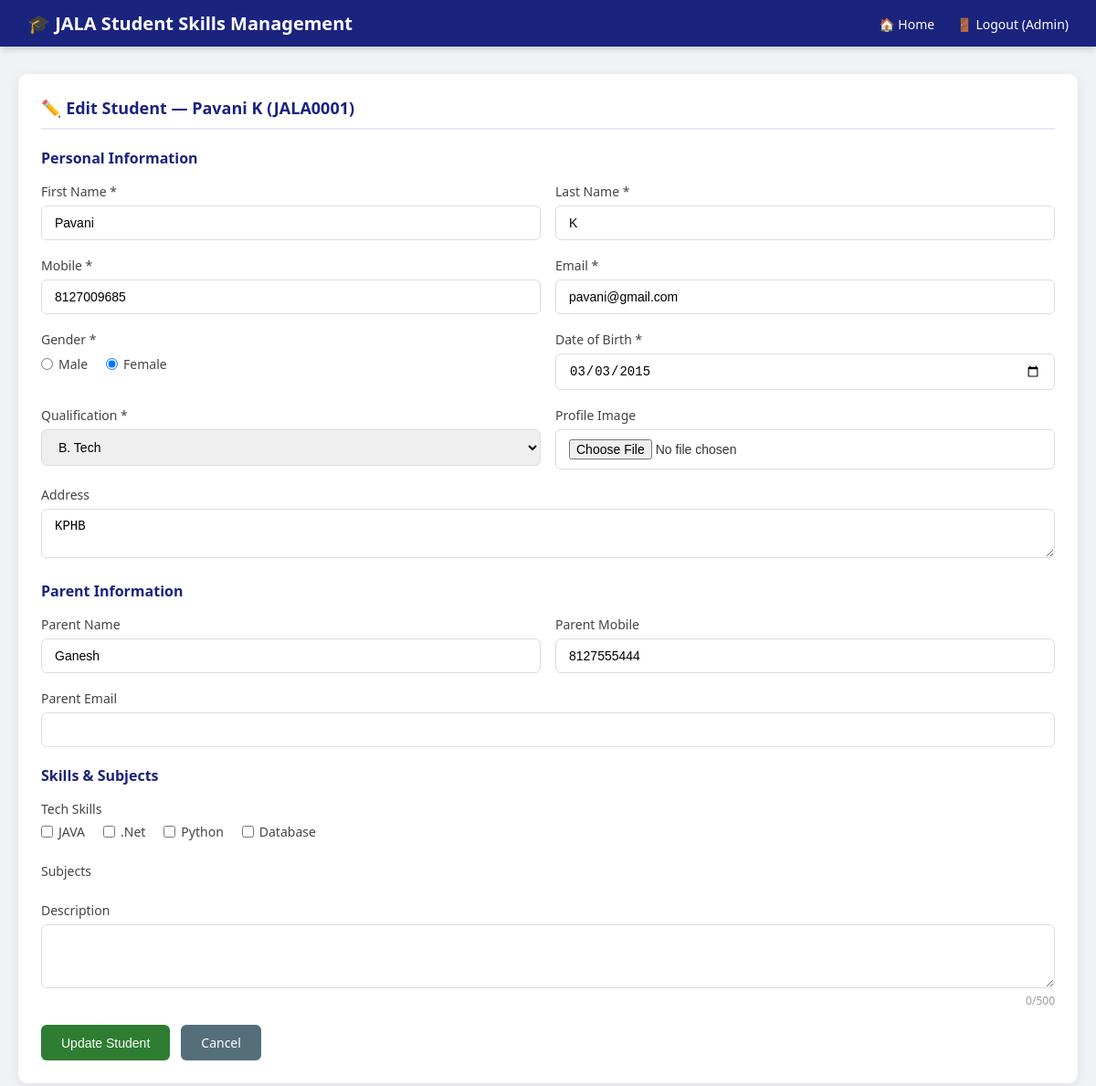
The app's page /edit/1/ (signed in) with its own data.
### students/models.py (models this page shows, shortened)
class Student(models.Model):
    QUALIFICATION_CHOICES = [('B.Tech','B. Tech'),('MCA','MCA'),('Graduation','Graduation'),('Post-Graduation','Post-Graduation'),('MBA','MBA'),('Others','Others')]
    GENDER_CHOICES = [('Male','Male'),('Female','Female')]
    STATUS_CHOICES = [('Active','Active'),('Inactive','Inactive')]
    roll_number = models.CharField(max_length=20, unique=True, blank=True)
    first_name = models.CharField(max_length=100)
    last_name = models.CharField(max_length=100)
    mobile_number = models.CharField(max_length=15)
    email = models.EmailField(unique=True)
    gender = models.CharField(max_length=10, choices=GENDER_CHOICES)
    dob = models.DateField()
    qualification = models.CharField(max_length=20, choices=QUALIFICATION_CHOICES)
    skill_java = models.BooleanField(default=False)
    skill_dotnet = models.BooleanField(default=False)
    skill_python = models.BooleanField(default=False)
    skill_database = models.BooleanField(default=False)
    profile_image = models.ImageField(upload_to='profiles/', blank=True, null=True)
    description = models.TextField(max_length=500, blank=True)
    status = models.CharField(max_length=10, choices=STATUS_CHOICES, default='Active')
    parent_name = models.CharField(max_length=100, blank=True)
    parent_mobile = models.CharField(max_length=15, blank=True)
    parent_email = models.EmailField(blank=True)
    address = models.TextField(blank=True)
    subjects = models.ManyToManyField(Subject, blank=True)
    user = models.OneToOneField(User, on_delete=models.SET_NULL, null=True, blank=True, related_name='student_profile')
    created_at = models.DateTimeField(auto_now_add=True)

### students/views.py (the view, shortened to what this page needs)
# urls.py: path('edit/<int:pk>/', views.edit_student, name='edit_student'),
@login_required(login_url='login')
def edit_student(request, pk):
    if not (is_admin(request.user) or is_teacher(request.user)):
        messages.error(request, 'Access denied.'); return redirect('home')
    student = get_object_or_404(Student, pk=pk)
    subjects = Subject.objects.all()
    return render(request, 'students/edit_student.html', {'student': student, 'subjects': subjects})

### students/views.py (called while the page is built)
def is_admin(user): return user.is_superuser or user.groups.filter(name='Admin').exists()

### students/templates/students/edit_student.html (shortened to what this page needs)
{% extends 'students/base.html' %}
{% block content %}
<div class="card">
    <div class="card-title">✏️ Edit Student — {{ student.first_name }} {{ student.last_name }} ({{ student.roll_number }})</div>
    <form method="POST" enctype="multipart/form-data">
        <h4 style="color:#1a237e; margin-bottom:16px;">Personal Information</h4>
        <div class="form-row">
            <div class="form-group"><label>First Name *</label><input type="text" name="first_name" value="{{ student.first_name }}" required></div>
            <div class="form-group"><label>Last Name *</label><input type="text" name="last_name" value="{{ student.last_name }}" required></div>
        </div>
        <div class="form-row">
            <div class="form-group"><label>Mobile *</label><input type="tel" name="mobile_number" value="{{ student.mobile_number }}" required></div>
            <div class="form-group"><label>Email *</label><input type="email" name="email" value="{{ student.email }}" required></div>
        </div>
        <div class="form-row">
            <div class="form-group"><label>Gender *</label>
                <div class="radio-group" style="margin-top:8px;">
                    <label><input type="radio" name="gender" value="Male" {% if student.gender == 'Male' %}checked{% endif %}> Male</label>
                    <label><input type="radio" name="gender" value="Female" {% if student.gender == 'Female' %}checked{% endif %}> Female</label>
                </div>
            </div>
            <div class="form-group"><label>Date of Birth *</label><input type="date" name="dob" value="{{ student.dob|date:'Y-m-d' }}" required></div>
        </div>
        <div class="form-row">
            <div class="form-group"><label>Qualification *</label>
                <select name="qualification" required>
                    {% for val, label in student.QUALIFICATION_CHOICES %}
                    <option value="{{ val }}" {% if student.qualification == val %}selected{% endif %}>{{ label }}</option>
                    {% endfor %}
                </select>
            </div>
            <div class="form-group"><label>Profile Image</label>
                <input type="file" name="profile_image" accept="image/*">
            </div>
        </div>
        <div class="form-group"><label>Address</label><textarea name="address" rows="2">{{ student.address }}</textarea></div>
        <h4 style="color:#1a237e; margin:20px 0 16px;">Parent Information</h4>
        <div class="form-row">
            <div class="form-group"><label>Parent Name</label><input type="text" name="parent_name" value="{{ student.parent_name }}"></div>
            <div class="form-group"><label>Parent Mobile</label><input type="tel" name="parent_mobile" value="{{ student.parent_mobile }}"></div>
        </div>
        <div class="form-group"><label>Parent Email</label><input type="email" name="parent_email" value="{{ student.parent_email }}"></div>
        <h4 style="color:#1a237e; margin:20px 0 16px;">Skills & Subjects</h4>
        <div class="form-group"><label>Tech Skills</label>
            <div class="checkbox-group">
                <label><input type="checkbox" name="skill_java" {% if student.skill_java %}checked{% endif %}> JAVA</label>
                <label><input type="checkbox" name="skill_dotnet" {% if student.skill_dotnet %}checked{% endif %}> .Net</label>
                <label><input type="checkbox" name="skill_python" {% if student.skill_python %}checked{% endif %}> Python</label>
                <label><input type="checkbox" name="skill_database" {% if student.skill_database %}checked{% endif %}> Database</label>
            </div>
        </div>
        <div class="form-group"><label>Subjects</label>
        </div>
        <div class="form-group"><label>Description</label>
            <textarea name="description" rows="3" maxlength="500" id="desc">{{ student.description }}</textarea>
            <div style="text-align:right; font-size:12px; color:#999;"><span id="charCount">{{ student.description|length }}</span>/500</div>
        </div>
        <div style="display:flex; gap:12px;">
            <button type="submit" class="btn btn-success">Update Student</button>
            <a href="{% url 'home' %}" class="btn btn-secondary">Cancel</a>
        </div>
    </form>
</div>
{% endblock %}

### students/templates/students/base.html (shortened to what this page needs)
<!DOCTYPE html>
<html lang="en">
<head>
    {% load static %}
    <link rel="stylesheet" href="{% static 'css/style.css' %}">
</head>
<body>
<nav class="navbar">
    <h1>🎓 JALA Student Skills Management</h1>
    <div>
        {% if user.is_authenticated %}
        <a href="{% url 'home' %}">🏠 Home</a>
        <a href="{% url 'logout' %}">🚪 Logout ({{ user.username }})</a>
        {% else %}
        <a href="{% url 'parent_portal' %}">👨‍👩‍👧 Parent Portal</a>
        <a href="{% url 'feedback' %}">💬 Feedback</a>
        <a href="{% url 'register_student' %}">📝 Register</a>
        {% endif %}
    </div>
</nav>
<div class="container">
    {% block content %}{% endblock %}
</div>
</body>
</html>

### static/css/style.css (style rules this page uses)
* { margin: 0; padding: 0; box-sizing: border-box; }
body { font-family: 'Segoe UI', sans-serif; background: #f0f2f5; color: #333; }
.navbar { background: #1a237e; color: white; padding: 12px 30px; display: flex; justify-content: space-between; align-items: center; box-shadow: 0 2px 8px rgba(0,0,0,0.2); }
.navbar h1 { font-size: 20px; font-weight: 600; }
.navbar a { color: white; text-decoration: none; margin-left: 20px; font-size: 14px; }
.form-group { margin-bottom: 18px; }
.form-group label { display: block; margin-bottom: 6px; font-weight: 500; font-size: 14px; color: #444; }
.form-group input, .form-group select, .form-group textarea { width: 100%; padding: 10px 14px; border: 1px solid #ddd; border-radius: 6px; font-size: 14px; outline: none; transition: border-color 0.2s; }
.btn { padding: 10px 22px; border: none; border-radius: 6px; cursor: pointer; font-size: 14px; font-weight: 500; text-decoration: none; display: inline-block; transition: opacity 0.2s; }
.btn-success { background: #2e7d32; color: white; }
.btn-secondary { background: #546e7a; color: white; }
.container { max-width: 1200px; margin: 30px auto; padding: 0 20px; }
.card { background: white; border-radius: 10px; padding: 25px; box-shadow: 0 2px 12px rgba(0,0,0,0.08); margin-bottom: 20px; }
.card-title { font-size: 18px; font-weight: 600; color: #1a237e; margin-bottom: 20px; border-bottom: 2px solid #e8eaf6; padding-bottom: 10px; }
.form-row { display: grid; grid-template-columns: 1fr 1fr; gap: 16px; }
.checkbox-group { display: flex; gap: 20px; flex-wrap: wrap; }
.checkbox-group label { display: flex; align-items: center; gap: 6px; font-weight: normal; cursor: pointer; }
.radio-group { display: flex; gap: 20px; }
.radio-group label { display: flex; align-items: center; gap: 6px; font-weight: normal; cursor: pointer; }

### records on screen
Student: first_name "Pavani", last_name "K", roll_number "JALA0001", mobile_number "8127009685", email "pavani@gmail.com", gender "☐ Male", gender "☑ Female", dob "03/03/2015", qualification "B. Tech", address "KPHB", parent_name "Ganesh", parent_mobile "8127555444", description|length "0"

### other values on screen
{{ user.username }} "Admin"
